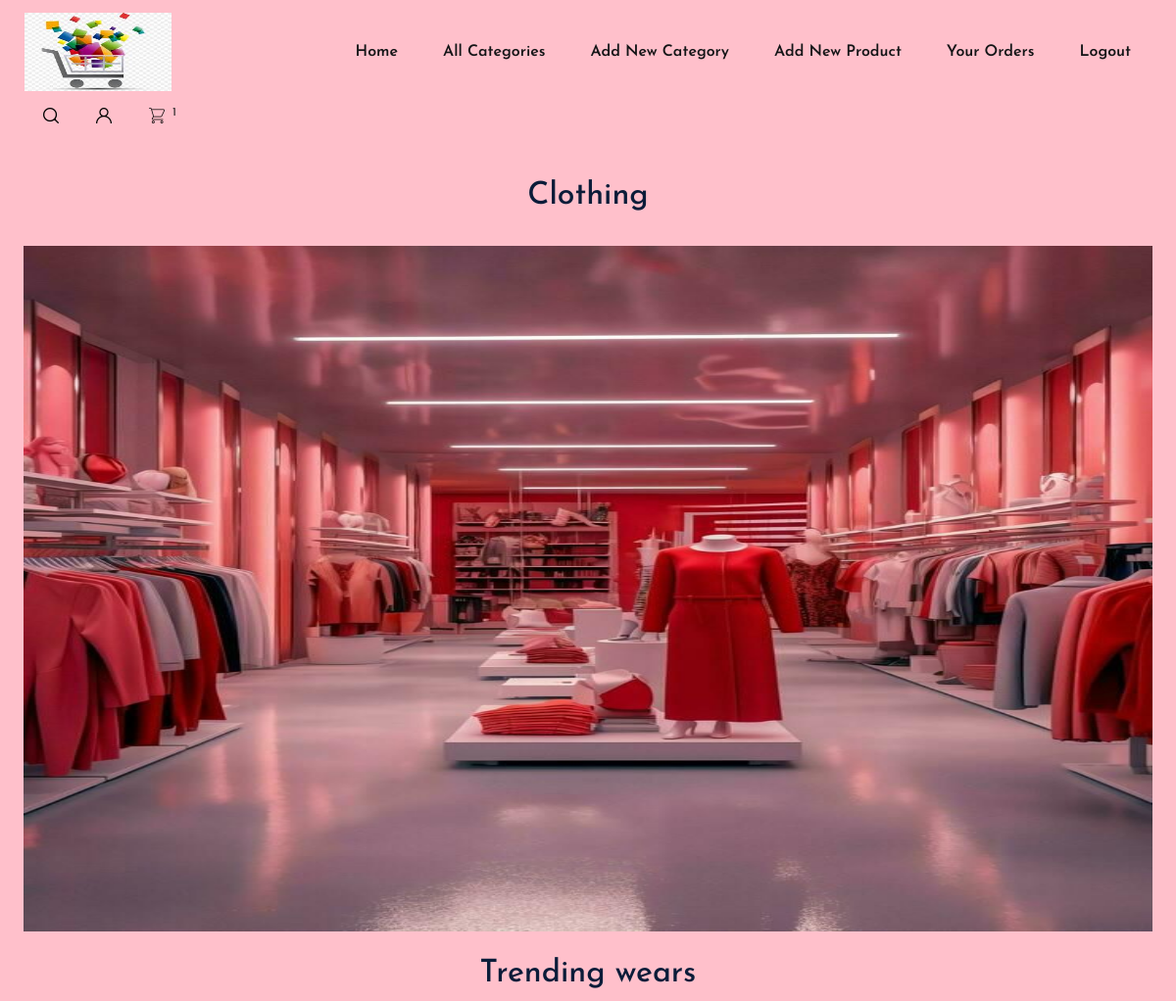
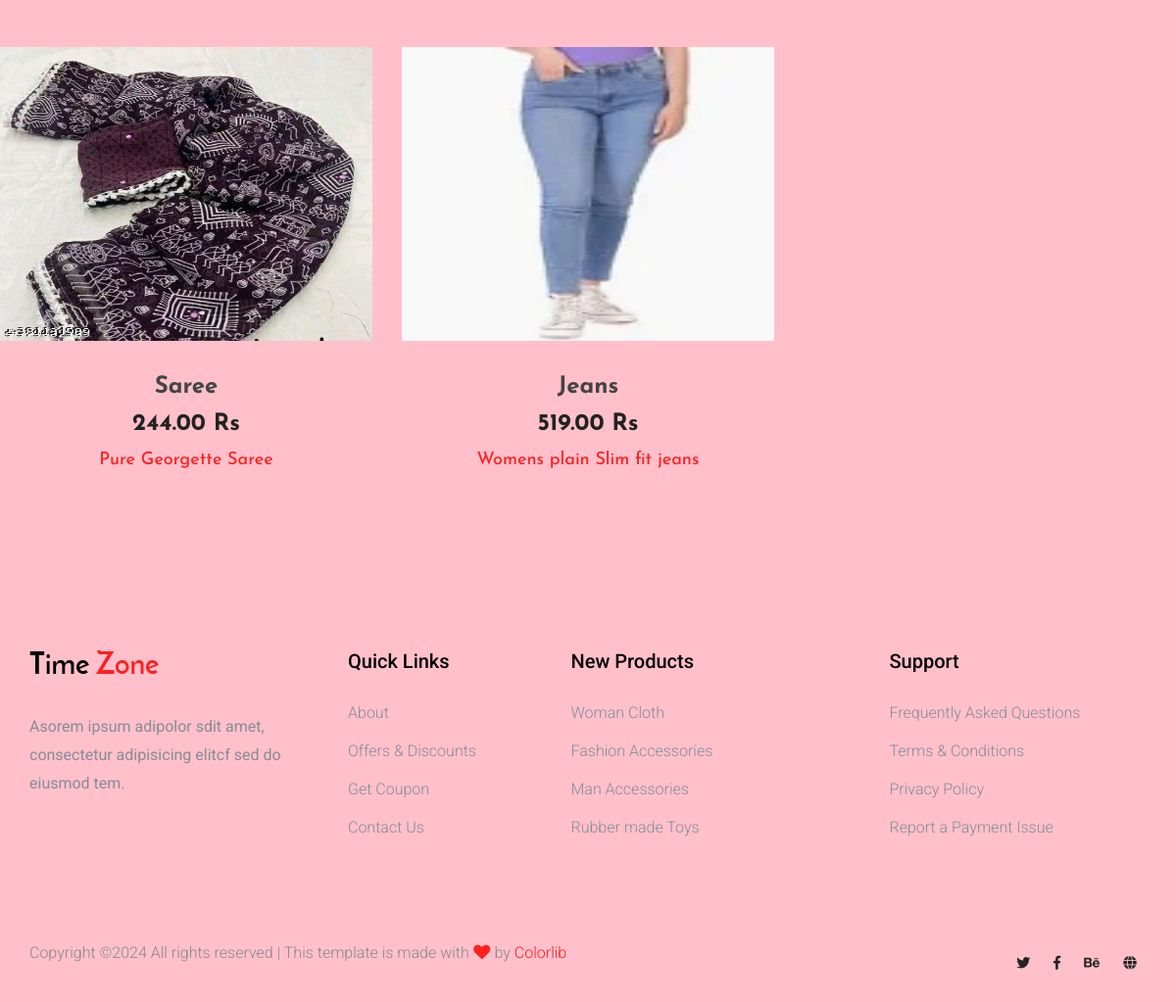
Screenshot of /products/1 (signed in) with the database file from the repository (2 pictures, top to bottom).
### shop/models.py (models this page shows)
class Category(models.Model):
    name = models.CharField(max_length=20)
    description = models.TextField()
    image = models.ImageField(upload_to='image')

class Product(models.Model):
    name = models.CharField(max_length=20)
    description = models.TextField()
    image = models.ImageField(upload_to='products')
    price = models.DecimalField(max_digits=10,decimal_places=2)
    stock = models.IntegerField()
    available = models.BooleanField(default=True)
    created = models.DateTimeField(auto_now_add=True)
    updated = models.DateTimeField(auto_now=True)
    category = models.ForeignKey(Category,on_delete=models.CASCADE)

### shop/views.py (the view)
# urls.py: path('products/<int:p>',views.products,name='products'),
def products(request,p):
    c = Category.objects.get(id=p)
    p = Product.objects.filter(category=c)
    context = {'cat': c ,'pro': p}
    return render(request, 'products.html', context)

### cart/context_processors.py (called while the page is built)
def count_items(request):
    u=request.user
    count = 0
    if request.user.is_authenticated:
        try:
            c=Cart.objects.filter(user=u)
            for i in c:
                count +=i.quantity
        except:
            count=0
    return{'c':count}

### shop/context_processors.py (called while the page is built)
def category_list(request):
    c=Category.objects.all()
    return {'cl':c}

### templates/products.html (shortened to what this page needs)
<!DOCTYPE html>
{% extends 'base.html' %}
{% block content %}
<html lang="en">
<head>
</head>
<body>
<div class="p-4">
<h2 class="text-center p-4">{{cat.name}}</h2>
<img src="{{cat.image.url}}" width="100%" height="700px"><br>
<h2 class="text-center p-4">{{cat.description}}</h2>
    </div>
<div class="row">
                    {% for i in pro %}
                    <div class="col-xl-4 col-lg-4 col-md-6 col-sm-6">
                        <div class="single-new-pro mb-30 text-center">
                            <div class="product-img">
                                <img src="{{ i.image.url }}" height="300px" width="100px" alt="">
                            </div>
                            <div class="product-caption">
                                <h3><a href="{% url 'shop:productdetail' i.id %}">{{ i.name }}</a></h3>
                                <h4><b>{{ i.price }} Rs</b></h4>
                                <span>{{ i.description }}</span>
                            </div>
                        </div>
                    </div>{% endfor %}
                     </div>
</body>
</html>
{% endblock %}

### templates/base.html (shortened to what this page needs)
<!doctype html>
{% load static %}
<html class="no-js" lang="zxx">
<head>
    <link rel="stylesheet" href="{% static 'assets/css/bootstrap.min.css' %}">
    <link rel="stylesheet" href="{% static 'assets/css/owl.carousel.min.css' %}">
    <link rel="stylesheet" href="{% static 'assets/css/flaticon.css' %}">
    <link rel="stylesheet" href="{% static 'assets/css/slicknav.css' %}">
    <link rel="stylesheet" href="{% static 'assets/css/animate.min.css' %}">
    <link rel="stylesheet" href="{% static 'assets/css/magnific-popup.css' %}">
    <link rel="stylesheet" href="{% static 'assets/css/fontawesome-all.min.css' %}">
    <link rel="stylesheet" href="{% static 'assets/css/themify-icons.css' %}">
    <link rel="stylesheet" href="{% static 'assets/css/slick.css' %}">
    <link rel="stylesheet" href="{% static 'assets/css/nice-select.css' %}">
    <link rel="stylesheet" href="{% static 'assets/css/style.css' %}">
</head>
<body style="background-color:pink">
    <header>
        <div class="header-area">
            <div class="main-header header-sticky">
                <div class="container-fluid">
                    <div class="menu-wrapper">
                        <div class="logo">
                            <a href="index.html"><img src="{% static 'assets/img/logo/logonew.jfif' %}" width="150px" height="80px" alt=""></a>
                        </div>
                        <div class="main-menu d-none d-lg-block">
                            <nav>
                                <ul id="navigation">
                                    <li><a href="{% url 'shop:category' %}">Home</a></li>
                                    <li ><a href="#">All Categories</a>
                                    </li>
                                    {% if user.is_authenticated %}
                                    <li><a href="{% url 'shop:addcat' %}">Add new Category</a></li>
                                    <li><a href="{% url 'shop:addpro' %}">Add new Product</a></li>
                                    <li><a href="{% url 'cart:order_view' %}">Your Orders</a></li>
                                    <li><a href="{% url 'shop:logout' %}">logout</a></li>
                                    {% else %}
                                    <li><a href="{% url 'shop:registration' %}">Registration</a></li>
                                   <li><a href="{% url 'shop:login' %}">Login</a></li>
                                    {% endif %}
                                        </ul>
                              </nav>
                        </div>
                        <div class="header-right">
                            <ul>
                                <li>
                                    <div class="nav-search search-switch">
                                        <span class="flaticon-search"></span>
                                    </div>
                                </li>
                                <li> <a href="login.html"><span class="flaticon-user"></span></a></li>
                                <li><a href="{% url 'cart:cart' %}"><span class="flaticon-shopping-cart"><sup class="mx-2 fs-1 fw-bold">{{c}}</sup></span></a> </li>
                            </ul>
                        </div>
                    </div>
                    <div class="col-12">
                    </div>
                </div>
            </div>
        </div>
    </header>
{% block content %}{% endblock%}
        <footer>
        <div class="footer-area footer-padding">
            <div class="container">
                <div class="row d-flex justify-content-between">
                    <div class="col-xl-3 col-lg-3 col-md-5 col-sm-6">
                        <div class="single-footer-caption mb-50">
                            <div class="single-footer-caption mb-30">
                                <div class="footer-logo">
                                    <a href="index.html"><img src="{% static 'assets/img/logo/logo2_footer.png' %}" alt=""></a>
                                </div>
                                <div class="footer-tittle">
                                    <div class="footer-pera">
                                        <p>Asorem ipsum adipolor sdit amet, consectetur adipisicing elitcf sed do eiusmod tem.</p>
                                </div>
                                </div>
                            </div>
                        </div>
                    </div>
                    <div class="col-xl-2 col-lg-3 col-md-3 col-sm-5">
                        <div class="single-footer-caption mb-50">
                            <div class="footer-tittle">
                                <h4>Quick Links</h4>
                                <ul>
                                    <li><a href="#">About</a></li>
                                    <li><a href="#"> Offers & Discounts</a></li>
                                    <li><a href="#"> Get Coupon</a></li>
                                    <li><a href="#">  Contact Us</a></li>
                                </ul>
                            </div>
                        </div>
                    </div>
                    <div class="col-xl-3 col-lg-3 col-md-4 col-sm-7">
                        <div class="single-footer-caption mb-50">
                            <div class="footer-tittle">
                                <h4>New Products</h4>
                                <ul>
                                    <li><a href="#">Woman Cloth</a></li>
                                    <li><a href="#">Fashion Accessories</a></li>
                                    <li><a href="#"> Man Accessories</a></li>
                                    <li><a href="#"> Rubber made Toys</a></li>
                                </ul>
                            </div>
                        </div>
                    </div>
                    <div class="col-xl-3 col-lg-3 col-md-5 col-sm-7">
                        <div class="single-footer-caption mb-50">
                            <div class="footer-tittle">
                                <h4>Support</h4>
                                <ul>
                                    <li><a href="#">Frequently Asked Questions</a></li>
                                    <li><a href="#">Terms & Conditions</a></li>
                                    <li><a href="#">Privacy Policy</a></li>
                                    <li><a href="#">Report a Payment Issue</a></li>
                                </ul>
                            </div>
                        </div>
                    </div>
                </div>
                <div class="row align-items-center">
                    <div class="col-xl-7 col-lg-8 col-md-7">
                        <div class="footer-copy-right">
                            <p>
  Copyright &copy;<script>document.write(new Date().getFullYear());</script> All rights reserved | This template is made with <i class="fa fa-heart" aria-hidden="true"></i> by <a href="https://colorlib.com" target="_blank">Colorlib</a>
  </p>
                        </div>
                    </div>
                    <div class="col-xl-5 col-lg-4 col-md-5">
                        <div class="footer-copy-right f-right">
                            <div class="footer-social">
                                <a href="#"><i class="fab fa-twitter"></i></a>
                                <a href="https://www.facebook.com/sai4ull"><i class="fab fa-facebook-f"></i></a>
                                <a href="#"><i class="fab fa-behance"></i></a>
                                <a href="#"><i class="fas fa-globe"></i></a>
                            </div>
                        </div>
                    </div>
                </div>
            </div>
        </div>
    </footer>
</body>
</html>

### rows the page displays
Category: name "Clothing", image (picture), description "Trending wears"
Product: image (picture), name "Saree", price "244.00", description "Pure Georgette Saree"
Product: image (picture), name "Jeans", price "519.00", description "Womens plain Slim fit jeans"

### other values shown
{{ c }} "1"
